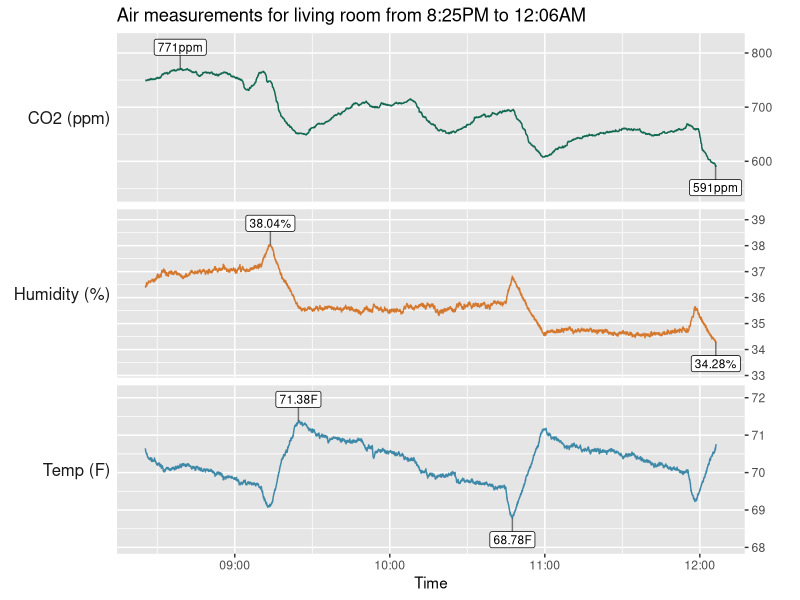

The R script that drew this image:
library(readr)
library(dplyr)
library(tidyr)
library(ggplot2)
library(lubridate)


pretty_time <- function(time_obj){
  gsub(
    x = format(time_obj, "%I:%M%p"),
    pattern = "^0", 
    replacement = "",
    perl = TRUE
  )
}

green <- "#106850"
orange <- "#d4782e"
blue <- "#3d89a7"
red <- "#d84b22"
light_grey <- "#e6e5e6"

measure_units <- c(CO2 = "ppm", Temp = "F", Humidity = "%")

air_quality <- read_csv("air_quality.csv", col_names = c("Time", "CO2", "Temp", "Humidity") ) %>% 
  tail(-40) %>%
  mutate(Time = lubridate::mdy_hms(Time, tz = "GMT") %>% with_tz(tzone="EST")) %>% 
  pivot_longer(cols = c(CO2, Temp, Humidity)) %>% 
  mutate(
    value = ifelse(name == "Temp", (value*9/5) + 32, value),
    measure = paste0(name, " (", measure_units[name], ")"),
  )

extremes <- air_quality %>% 
  group_by(name, measure) %>%
  summarise(
    min_value = min(value),
    max_value = max(value),
    min_time = Time[which(value == min_value)[[1]]],
    max_time = Time[which(value == max_value)[[1]]],
    .groups = "drop"
  ) %>% 
  mutate(
    range = max_value - min_value,
    nudge_amnt = range * 0.22,
    min_y = min_value - nudge_amnt,
    max_y = max_value + nudge_amnt
  ) %>% 
  select(-range, -nudge_amnt)

extremes <- bind_rows(
  extremes %>% rename(value = min_value, time = min_time, y = min_y),
  extremes %>% rename(value = max_value, time = max_time, y = max_y)
) 

plot_title <- paste(
  "Air measurements for living room from", pretty_time(min(air_quality$Time)), "to", pretty_time(max(air_quality$Time))
)

air_quality %>% 
  ggplot(aes(x = Time, y = value)) +
  geom_line(aes(color = name)) +
  geom_segment(
    data = extremes,
    aes(x = time, xend = time, y = value, yend = y ),
    alpha = 0.5
  ) +
  geom_label(
    data = extremes, 
    aes(x = time, y = y, label = paste0(round(value,2), measure_units[name])),
    size = 3
  ) +
  facet_grid(rows = "measure", scales = "free", switch = "y") +
  labs(title = plot_title, y = "") +
  scale_color_manual(values = c(CO2 = green, Temp = blue, Humidity = orange)) +
  scale_x_datetime(date_labels = "%I:%M") +
  scale_y_continuous(position = "right", expand = expansion(mult = 0.1, add = 0)) +
  theme(
    legend.position = "none",
    panel.background = element_rect(fill=light_grey),
    strip.background.y = element_rect(fill="white"),
    strip.text.y.left = element_text(angle = 0, hjust = 1, size = 12)
  ) 
